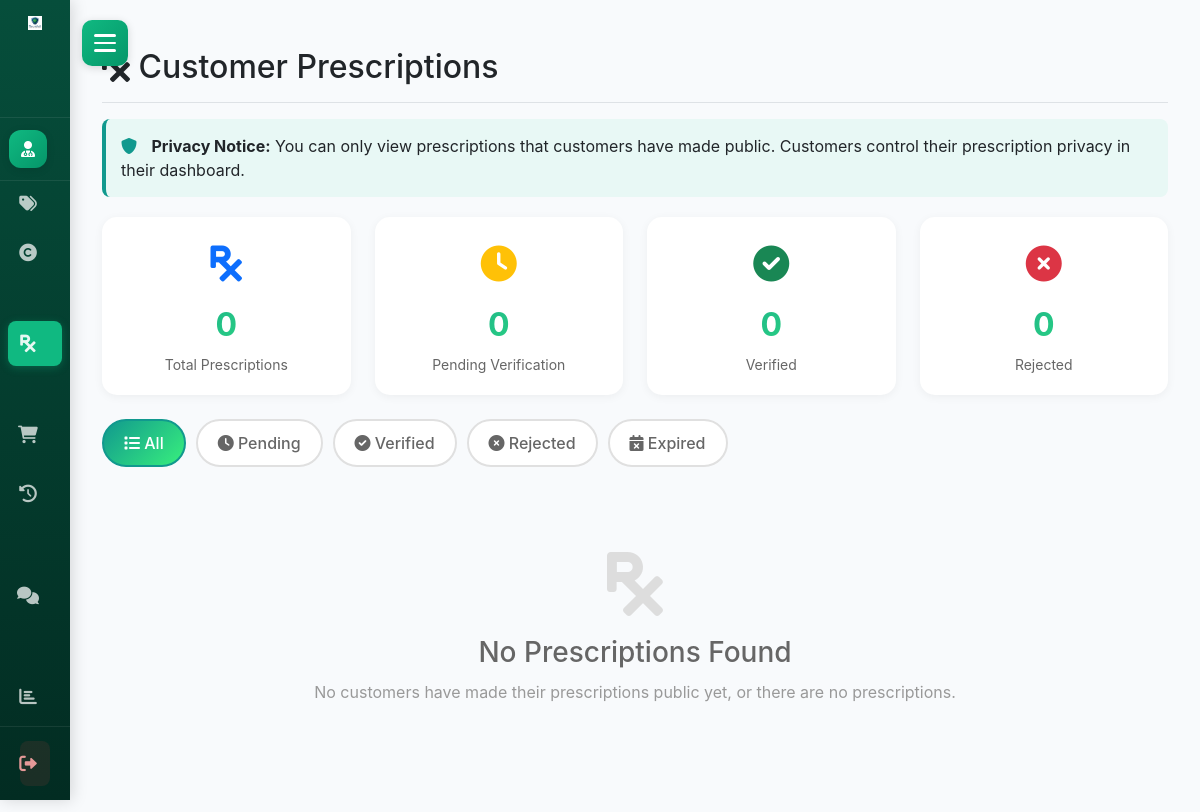
The page /admin/prescriptions.php (signed in) on the database as committed earlier.
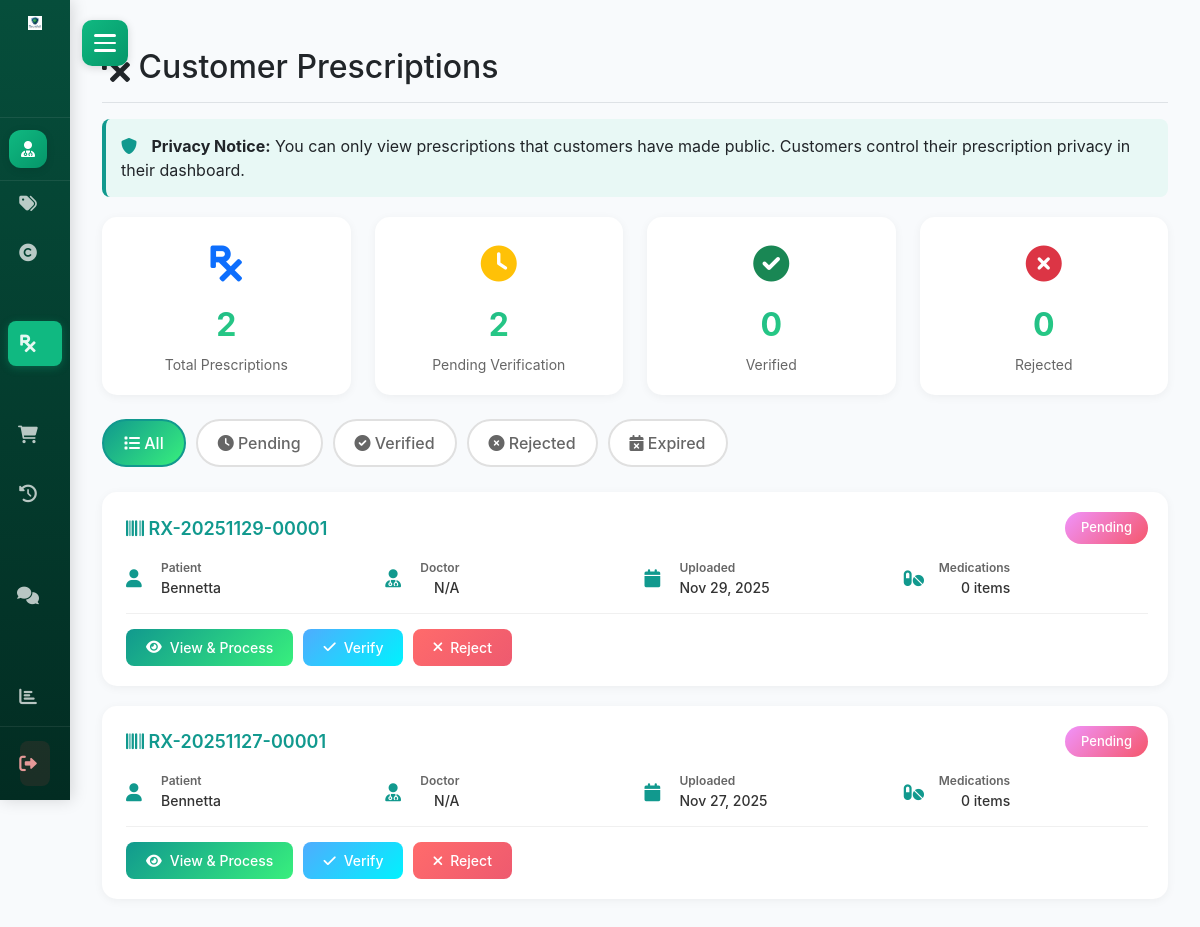
The same page on the database as committed later.
### tables this page shows
CREATE TABLE `prescriptions` (
  `prescription_id` int(11) NOT NULL,
  `customer_id` int(11) NOT NULL,
  `prescription_number` varchar(50) NOT NULL,
  `doctor_name` varchar(200) DEFAULT NULL,
  `doctor_license` varchar(100) DEFAULT NULL,
  `issue_date` date DEFAULT NULL,
  `expiry_date` date DEFAULT NULL,
  `prescription_image` varchar(255) DEFAULT NULL,
  `prescription_notes` text DEFAULT NULL,
  `status` enum('pending','verified','rejected','expired') NOT NULL DEFAULT 'pending',
  `allow_pharmacy_access` tinyint(1) NOT NULL DEFAULT 1 COMMENT 'Allow pharmacies to view this prescription',
  `verified_by` int(11) DEFAULT NULL,
  `verified_at` timestamp NULL DEFAULT NULL,
  `rejection_reason` text DEFAULT NULL,
  `uploaded_at` timestamp NOT NULL DEFAULT current_timestamp(),
  `updated_at` timestamp NULL DEFAULT NULL ON UPDATE current_timestamp()
);

CREATE TABLE `customer` (
  `customer_id` int(11) NOT NULL,
  `customer_name` varchar(100) NOT NULL,
  `customer_email` varchar(50) NOT NULL,
  `customer_pass` varchar(150) NOT NULL,
  `customer_country` varchar(30) NOT NULL,
  `customer_city` varchar(30) NOT NULL,
  `customer_address` text DEFAULT NULL COMMENT 'Full street address',
  `customer_latitude` decimal(10,8) DEFAULT NULL COMMENT 'Latitude coordinate',
  `customer_longitude` decimal(11,8) DEFAULT NULL COMMENT 'Longitude coordinate',
  `customer_contact` varchar(15) NOT NULL,
  `customer_image` varchar(100) DEFAULT NULL,
  `user_role` int(11) NOT NULL COMMENT '0=Super Admin, 1=Pharmacy Owner, 2=Customer',
  `created_at` timestamp NOT NULL DEFAULT current_timestamp(),
  `updated_at` timestamp NULL DEFAULT NULL ON UPDATE current_timestamp(),
  `offers_delivery` tinyint(1) DEFAULT 0,
  `delivery_fee` decimal(10,2) DEFAULT 0.00,
  `delivery_radius_km` decimal(6,2) DEFAULT 10.00,
  `min_order_for_delivery` decimal(10,2) DEFAULT 0.00
);

### settings/db_class.php (called while the page is built, shortened)
<?php
class db_connection {
    public $db;
    public function db_connect() {
        try {
            $this->db = new mysqli(SERVER, USERNAME, PASSWD, DATABASE);
            $this->db->set_charset("utf8");
            return true;
        } catch (Exception $e) {
            error_log("Database connection error: " . $e->getMessage());
            die("Database connection failed. Please try again later.");
        }
    }
    public function db_conn() {
        return $this->db;
    }
}

### classes/prescription_class.php (called while the page is built, shortened)
<?php
require_once(__DIR__ . '/../settings/db_class.php');
class Prescription extends db_connection {
    public function get_pharmacy_accessible_prescriptions($user_role, $status = null) {
        $sql = "SELECT p.*,
                       c.customer_name,
                       c.customer_email,
                       c.customer_contact,
                       COUNT(pi.prescription_item_id) as item_count
                FROM prescriptions p
                INNER JOIN customer c ON p.customer_id = c.customer_id
                LEFT JOIN prescription_items pi ON p.prescription_id = pi.prescription_id
                WHERE p.allow_pharmacy_access = 1";
        $sql .= " GROUP BY p.prescription_id ORDER BY p.uploaded_at DESC";
        if ($status) {
            $stmt = $this->db_conn()->prepare($sql);
            $stmt->bind_param("s", $status);
            $stmt->execute();
            $result = $stmt->get_result();
            return $result->fetch_all(MYSQLI_ASSOC);
        } else {
            $result = $this->db_conn()->query($sql);
            return $result ? $result->fetch_all(MYSQLI_ASSOC) : [];
        }
    }
    public function get_prescription_stats() {
        $sql = "SELECT
                    COUNT(*) as total_prescriptions,
                    SUM(CASE WHEN status = 'pending' THEN 1 ELSE 0 END) as pending_count,
                    SUM(CASE WHEN status = 'verified' THEN 1 ELSE 0 END) as verified_count,
                    SUM(CASE WHEN status = 'rejected' THEN 1 ELSE 0 END) as rejected_count,
                    SUM(CASE WHEN status = 'expired' THEN 1 ELSE 0 END) as expired_count
                FROM prescriptions";
        $result = $this->db_conn()->query($sql);
        return $result ? $result->fetch_assoc() : [];
    }
}
?>

### admin/prescriptions.php (the view, shortened to what the changed rows need)
<?php
require_once('../classes/prescription_class.php');
$user_role = $_SESSION['user_role'];
$filter_status = isset($_GET['status']) ? $_GET['status'] : null;
$prescription_obj = new Prescription();
$prescriptions = $prescription_obj->get_pharmacy_accessible_prescriptions($user_role, $filter_status);
$stats = $prescription_obj->get_prescription_stats();
$page_title = ($user_role == 0 || $user_role == 7) ? "All Prescriptions" : "Customer Prescriptions";
?>
<!DOCTYPE html>
<html lang="en">
<head>
    <link href="https://cdn.jsdelivr.net/npm/bootstrap@5.3.0/dist/css/bootstrap.min.css" rel="stylesheet">
    <link rel="stylesheet" href="https://cdnjs.cloudflare.com/ajax/libs/font-awesome/6.0.0/css/all.min.css">
    <link rel="stylesheet" href="../css/sidebar.css?v=2.5">
    <link rel="stylesheet" href="../css/profile.css">
</head>
<body>
    <div class="main-content">
                <div class="d-flex justify-content-between flex-wrap flex-md-nowrap align-items-center pt-3 pb-2 mb-3 border-bottom">
                    <h1 class="h2">
                        <i class="fas fa-prescription"></i> <?php echo $page_title; ?>
                    </h1>
                </div>
                <div class="row mb-4">
                    <div class="col-md-3">
                        <div class="stats-card">
                            <div class="stats-icon">
                                <i class="fas fa-prescription text-primary"></i>
                            </div>
                            <div class="stats-number"><?php echo $stats['total_prescriptions'] ?? 0; ?></div>
                            <div class="stats-label">Total Prescriptions</div>
                        </div>
                    </div>
                    <div class="col-md-3">
                        <div class="stats-card">
                            <div class="stats-icon">
                                <i class="fas fa-clock text-warning"></i>
                            </div>
                            <div class="stats-number"><?php echo $stats['pending_count'] ?? 0; ?></div>
                            <div class="stats-label">Pending Verification</div>
                        </div>
                    </div>
                </div>
                <?php if (empty($prescriptions)): ?>
                    <div class="empty-state">
                        <i class="fas fa-prescription"></i>
                        <h3>No Prescriptions Found</h3>
                        <p>
                            <?php if ($user_role == 1): ?>
                                No customers have made their prescriptions public yet, or there are no <?php echo $filter_status ? $filter_status : ''; ?> prescriptions.
                            <?php else: ?>
                                There are no prescriptions in the system yet.
                            <?php endif; ?>
                        </p>
                    </div>
                <?php else: ?>
                    <?php foreach ($prescriptions as $prescription): ?>
                        <div class="prescription-card">
                            <div class="prescription-header">
                                <div class="prescription-number">
                                    <i class="fas fa-barcode"></i> <?php echo htmlspecialchars($prescription['prescription_number']); ?>
                                </div>
                                <div>
                                    <span class="status-badge status-<?php echo $prescription['status']; ?>">
                                        <?php echo ucfirst($prescription['status']); ?>
                                    </span>
                                </div>
                            </div>
                            <div class="prescription-info">
                                <div class="info-item">
                                    <i class="fas fa-user"></i>
                                    <div>
                                        <span class="info-label">Patient</span>
                                        <div class="info-value"><?php echo htmlspecialchars($prescription['customer_name']); ?></div>
                                    </div>
                                </div>
                                <div class="info-item">
                                    <i class="fas fa-user-md"></i>
                                    <div>
                                        <span class="info-label">Doctor</span>
                                        <div class="info-value"><?php echo htmlspecialchars($prescription['doctor_name'] ?? 'N/A'); ?></div>
                                    </div>
                                </div>
                                <div class="info-item">
                                    <i class="fas fa-calendar"></i>
                                    <div>
                                        <span class="info-label">Uploaded</span>
                                        <div class="info-value"><?php echo date('M d, Y', strtotime($prescription['uploaded_at'])); ?></div>
                                    </div>
                                </div>
                                <div class="info-item">
                                    <i class="fas fa-pills"></i>
                                    <div>
                                        <span class="info-label">Medications</span>
                                        <div class="info-value"><?php echo $prescription['item_count']; ?> items</div>
                                    </div>
                                </div>
                            </div>
                            <div class="prescription-actions">
                                <a href="prescription_view.php?id=<?php echo $prescription['prescription_id']; ?>"
                                   class="btn btn-view">
                                    <i class="fas fa-eye"></i> View & Process
                                </a>
                                <?php if ($prescription['status'] == 'pending'): ?>
                                <button class="btn btn-verify"
                                        onclick="verifyPrescription(<?php echo $prescription['prescription_id']; ?>)">
                                    <i class="fas fa-check"></i> Verify
                                </button>
                                <button class="btn btn-reject"
                                        onclick="rejectPrescription(<?php echo $prescription['prescription_id']; ?>)">
                                    <i class="fas fa-times"></i> Reject
                                </button>
                                <?php endif; ?>
                            </div>
                        </div>
                    <?php endforeach; ?>
                <?php endif; ?>
    </div>
</body>
</html>

Rows that differ between the two databases and show on the page:
added prescriptions: prescription_number "RX-20251129-00001", status "Pending", customer.customer_name "Bennetta", doctor_name "N/A", uploaded_at "Nov 29, 2025", item_count "0"
added prescriptions: prescription_number "RX-20251127-00001", status "Pending", customer.customer_name "Bennetta", doctor_name "N/A", uploaded_at "Nov 27, 2025", item_count "0"
Other text that changed with them:
$stats['total_prescriptions']: "0" → "2"
$stats['pending_count']: "0" → "2"
text no longer shown: "No Prescriptions Found No customers have made their prescriptions public yet, or there are no prescriptions."
